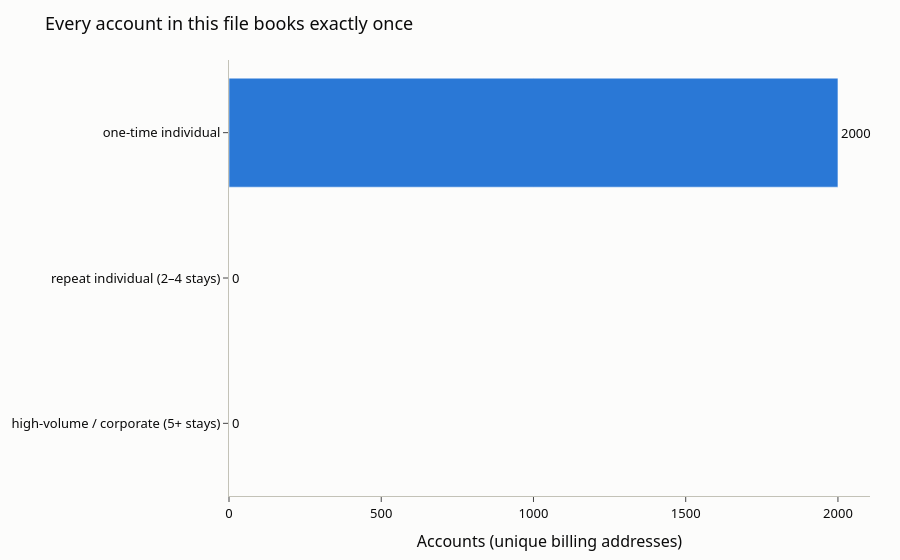

Source (notebook cell):
### Markdown cell above
**⚠️ Gotcha: "Suite" in an address is not a corporate signal on its own.** In US addresses "Suite" is used for offices *and* many apartments. It also has nothing to do with the hotel's `room_type = SUITE`. We show it for context only and do not use it to classify customers.

**Note:** 10 guests have **military mail addresses** (APO/FPO/DPO). They are individuals, but a hotel may want to treat them as their own segment (e.g. government rates).

### Code cell
seg_df = segment_counts.reset_index()
seg_df.columns = ["segment", "accounts"]
fig = px.bar(seg_df, x="accounts", y="segment", orientation="h", text="accounts",
             color_discrete_sequence=[ACCENT],
             title="Every account in this file books exactly once")
fig.update_layout(yaxis=dict(categoryorder="array", categoryarray=list(seg_df["segment"])[::-1]),
                  yaxis_title=None, xaxis_title="Accounts (unique billing addresses)")
fig.update_traces(textposition="outside", cliponaxis=False)
fig.show()

### Figure 1 — Plotly figure (JSON) as saved in the notebook; plotly's stock layout.template omitted (floating-point values rounded to 4 significant figures)
{"data": [{"cliponaxis": false, "hovertemplate": "accounts=%{text}<br>segment=%{y}<extra></extra>", "legendgroup": "", "marker": {"color": "#2a78d6", "pattern": {"shape": ""}}, "name": "", "orientation": "h", "showlegend": false, "text": [2000.0, 0.0, 0.0], "textposition": "outside", "type": "bar", "x": [2000, 0, 0], "xaxis": "x", "y": ["one-time individual", "repeat individual (2–4 stays)", "high-volume / corporate (5+ stays)"], "yaxis": "y"}], "layout": {"barmode": "relative", "legend": {"tracegroupgap": 0}, "title": {"text": "Every account in this file books exactly once"}, "xaxis": {"anchor": "y", "domain": [0, 1], "title": {"text": "Accounts (unique billing addresses)"}}, "yaxis": {"anchor": "x", "categoryarray": ["high-volume / corporate (5+ stays)", "repeat individual (2–4 stays)", "one-time individual"], "categoryorder": "array", "domain": [0, 1], "title": {}}}}
